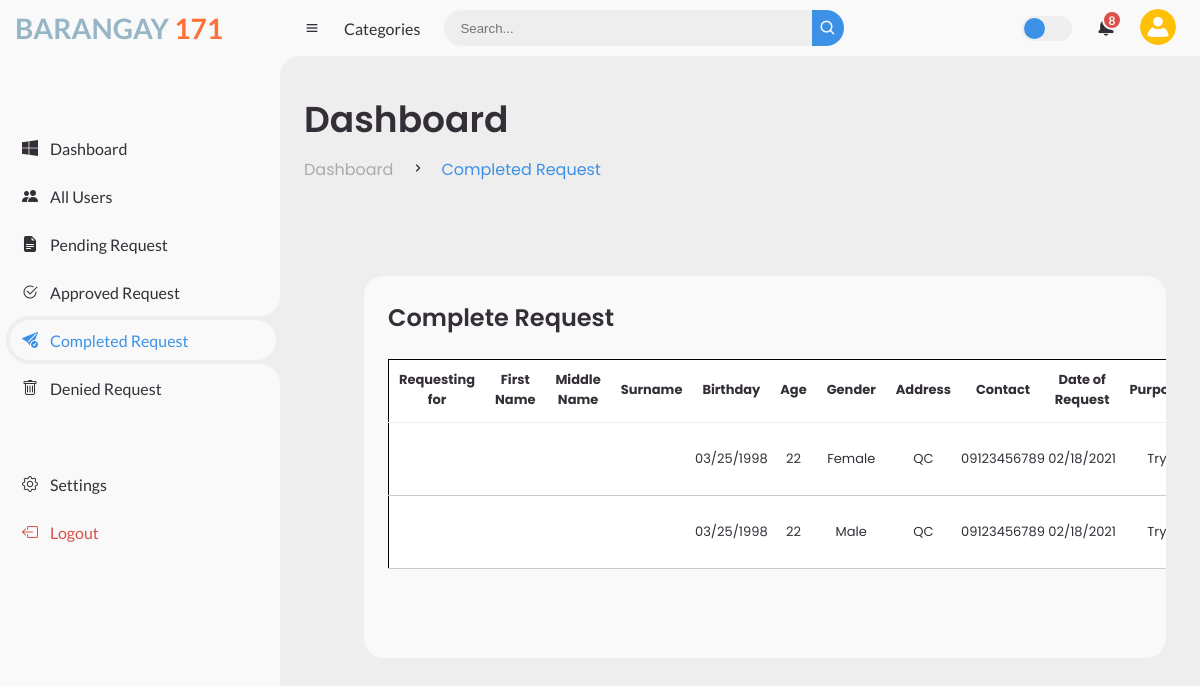
The app's page /admincomreq.php (signed in) with its own data.
### tables this page shows
CREATE TABLE `request` (
  `Username` varchar(50) NOT NULL,
  `id` int(11) NOT NULL,
  `requestingfor` varchar(50) NOT NULL,
  `firstname` varchar(50) NOT NULL,
  `midname` varchar(50) NOT NULL,
  `surname` varchar(50) NOT NULL,
  `Fullname` varchar(50) NOT NULL,
  `Birthdate` varchar(20) NOT NULL,
  `Age` int(2) NOT NULL,
  `Gender` varchar(50) NOT NULL,
  `HomeAddress` varchar(50) NOT NULL,
  `Contact` varchar(11) NOT NULL,
  `DateofRequest` varchar(11) NOT NULL,
  `Purposes` varchar(50) NOT NULL,
  `Documents` varchar(50) NOT NULL,
  `Fee` varchar(50) NOT NULL,
  `ValidID` varchar(50) NOT NULL,
  `FrontID` longblob NOT NULL,
  `BackID` longblob NOT NULL,
  `Payment` varchar(50) NOT NULL,
  `Service` varchar(50) NOT NULL,
  `Status` varchar(50) NOT NULL,
  `approvedby` varchar(255) NOT NULL,
  `deniedby` varchar(255) DEFAULT NULL

);

### adminrequestcompleted.php (called while the page is built, shortened)
<?php
$db = mysqli_connect('localhost', 'root', '', 'bdors');
$result = mysqli_query($db, "SELECT * FROM request where Status='Completed'");
?>

### admincomreq.php (the view, shortened to what this page needs)
<!DOCTYPE html>
<html lang="en">
<head>
	<link href='https://unpkg.com/boxicons@2.0.9/css/boxicons.min.css' rel='stylesheet'>
    <link rel="stylesheet" href="https://cdn.jsdelivr.net/npm/bootstrap-icons@1.11.2/font/bootstrap-icons.min.css">
</head>
<body>
	<section id="sidebar">
		<a href="#" class="brand">
			<h3  class="text">
                Barangay
                <span>171</span>
            </h3>
		</a>
		<ul class="side-menu top">
			<li>
				<a href="adminportal.php">
                    <i class="bi bi-windows"></i>
					<span class="text">Dashboard</span>
				</a>
			</li>
			<li>
				<a href="adminallusers.php">
                    <i class="bi bi-people-fill"></i>
					<span class="text">All Users</span>
				</a>
			</li>
			<li class>
				<a href="adminpendingrequest.php">
                    <i class="bi bi-file-earmark-text-fill"></i>
					<span class="text">Pending Request</span>
				</a>
			</li>
            <li class>
				<a href="adminapprovedrequest.php">
                <i class="bi bi-check2-circle"></i>
					<span class="text">Approved Request</span>
				</a>
			</li>
            <li class="active">
				<a href="admincomreq.php">
                <i class="bi bi-send-check-fill"></i>
					<span class="text">Completed Request</span>
				</a>
			</li>
            <li class>
				<a href="admindenreq.php">
                <i class="bi bi-trash"></i>
					<span class="text">Denied Request</span>
				</a>
			</li>
		</ul>
		<ul class="side-menu">
			<li>
				<a href="adminsetting.php">
                    <i class="bi bi-gear"></i>
					<span class="text">Settings</span>
				</a>
			</li>
			<li>
				<a href="adminlogout.php" class="logout">
                    <i class="bi bi-box-arrow-left"></i>
					<span class="text">Logout</span>
				</a>
			</li>
		</ul>
	</section>
	<section id="content">
		<nav>
			<i class='bx bx-menu' ></i>
			<a href="#" class="nav-link">Categories</a>
			<form action="#">
				<div class="form-input">
					<input type="search" placeholder="Search...">
					<button type="submit" class="search-btn"><i class='bx bx-search' ></i></button>
				</div>
			</form>
			<label for="switch-mode" class="switch-mode"></label>
			<a href="#" class="notification">
				<span class="num">8</span>
			</a>
			<a href="#" class="profile">
				<img src="img/user.png">
			</a>
		</nav>
		<main>
			<div class="head-title">
				<div class="left">
					<h1>Dashboard</h1>
					<ul class="breadcrumb">
						<li>
							<a href="adminportal.php">Dashboard</a>
						</li>
						<li><i class='bx bx-chevron-right' ></i></li>
						<li>
							<a class="active" href="admincomreq.php">Completed Request</a>
						</li>
					</ul>
				</div>
			</div>
			<div class="content1">
                <div class="table-data">
				<div class="order">
					<div class="head">
						<h3>Complete Request</h3>
					</div>
					<?php include ('adminrequestcompleted.php');?>
					<table>
						<thead>
							<tr>
								<th>Requesting for</th>
								<th>First Name</th>
								<th>Middle Name</th>
								<th>Surname</th>
                                <th>Birthday</th>
								<th>Age</th>
								<th>Gender</th>
								<th>Address</th>
								<th>Contact</th>
								<th>Date of Request</th>
								<th>Purpose</th>
							</tr>
						</thead>
						<tbody>
						<?php while ($row=mysqli_fetch_array($result)){ ?>
                        <tr>
						<td><?php echo $row['requestingfor'];?></td>
                        <td><?php echo $row['firstname'];?></td>
						<td><?php echo $row['middlename'];?></td>
						<td><?php echo $row['surname'];?></td>
                         <td><?php echo $row['Birthdate'];?></td>
                        <td><?php echo $row['Age'];?></td>
                        <td><?php echo $row['Gender'];?></td>
                        <td><?php echo $row['HomeAddress'];?></td>
                        <td><?php echo $row['Contact'];?></td>
                        <td><?php echo $row['DateofRequest'];?></td>
                        <td><?php echo $row['Purposes'];?></td>
                        </tr>
                        <?php } ?>
					</tbody>
					</table>
</div>
		</main>
	</section>
</body>
</html>

### records on screen
request: Birthdate "03/25/1998", Age "22", Gender "Female", HomeAddress "QC", Contact "09123456789", DateofRequest "02/18/2021", Purposes "Try"
request: Birthdate "03/25/1998", Age "22", Gender "Male", HomeAddress "QC", Contact "09123456789", DateofRequest "02/18/2021", Purposes "Try"
